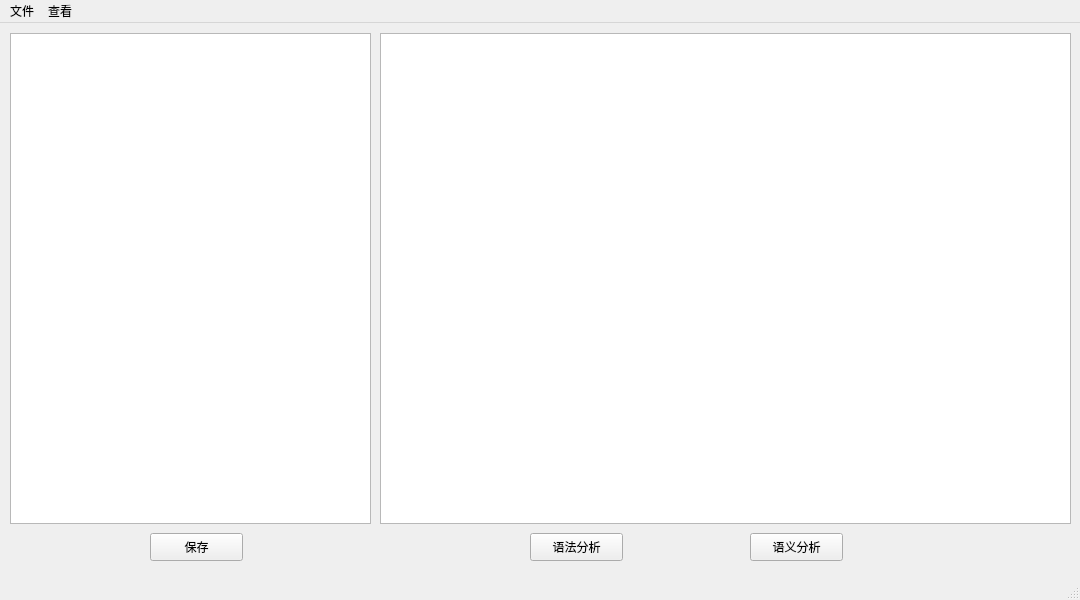
<?xml version="1.0" encoding="UTF-8"?>
<ui version="4.0">
 <class>MainWindow</class>
 <widget class="QMainWindow" name="MainWindow">
  <property name="geometry">
   <rect>
    <x>0</x>
    <y>0</y>
    <width>1080</width>
    <height>600</height>
   </rect>
  </property>
  <property name="windowTitle">
   <string>MainWindow</string>
  </property>
  <widget class="QWidget" name="centralwidget">
   <widget class="QTextEdit" name="textEdit">
    <property name="geometry">
     <rect>
      <x>10</x>
      <y>10</y>
      <width>361</width>
      <height>491</height>
     </rect>
    </property>
   </widget>
   <widget class="QTextBrowser" name="textBrowser_1">
    <property name="geometry">
     <rect>
      <x>380</x>
      <y>10</y>
      <width>691</width>
      <height>491</height>
     </rect>
    </property>
   </widget>
   <widget class="QPushButton" name="pushButton">
    <property name="geometry">
     <rect>
      <x>530</x>
      <y>510</y>
      <width>93</width>
      <height>28</height>
     </rect>
    </property>
    <property name="text">
     <string>语法分析</string>
    </property>
   </widget>
   <widget class="QPushButton" name="pushButton_2">
    <property name="geometry">
     <rect>
      <x>150</x>
      <y>510</y>
      <width>93</width>
      <height>28</height>
     </rect>
    </property>
    <property name="text">
     <string>保存</string>
    </property>
   </widget>
   <widget class="QPushButton" name="pushButton_3">
    <property name="geometry">
     <rect>
      <x>750</x>
      <y>510</y>
      <width>93</width>
      <height>28</height>
     </rect>
    </property>
    <property name="text">
     <string>语义分析</string>
    </property>
   </widget>
  </widget>
  <widget class="QMenuBar" name="menubar">
   <property name="geometry">
    <rect>
     <x>0</x>
     <y>0</y>
     <width>1080</width>
     <height>26</height>
    </rect>
   </property>
   <widget class="QMenu" name="menu">
    <property name="title">
     <string>文件</string>
    </property>
    <addaction name="actionopen"/>
   </widget>
   <widget class="QMenu" name="menu_2">
    <property name="title">
     <string>查看</string>
    </property>
    <addaction name="actionparse"/>
    <addaction name="actionfirst"/>
    <addaction name="actionfollow"/>
    <addaction name="actiontable"/>
   </widget>
   <addaction name="menu"/>
   <addaction name="menu_2"/>
  </widget>
  <widget class="QStatusBar" name="statusbar"/>
  <action name="actionopen">
   <property name="text">
    <string>打开</string>
   </property>
  </action>
  <action name="actionparse">
   <property name="text">
    <string>语法</string>
   </property>
  </action>
  <action name="actionfirst">
   <property name="text">
    <string>first集</string>
   </property>
   <property name="iconText">
    <string>first集</string>
   </property>
  </action>
  <action name="actionfollow">
   <property name="text">
    <string>follow集</string>
   </property>
   <property name="iconText">
    <string>follow集</string>
   </property>
  </action>
  <action name="actiontable">
   <property name="text">
    <string>table表</string>
   </property>
   <property name="toolTip">
    <string>table表</string>
   </property>
  </action>
 </widget>
 <resources/>
 <connections/>
</ui>
